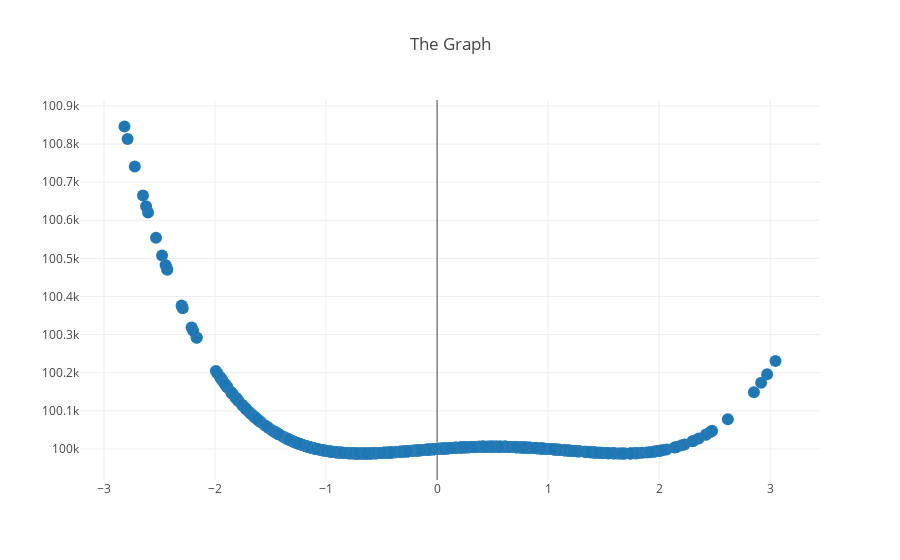

Notebook cell for this chart:
### Markdown cell above
But gradient descent can be fooled if there are more than one minimas (local minimas) , then the minima reached will depend on where B_1 is initialized. Like in the below if B_1 is **?** then it will reach global minima but if it is **?**
then it will reach local minima. Therefore random initizalization is very necessary and must be repeated at times

### Code cell
B_1 = np.random.randn(1000)
X = np.random.randn(1000)
y = [sum((100 + (b**2)*X - (b * X))**2)/100 for b in B_1] # Y = 100 + (b^2)*X
trace1 = go.Scatter(
    x=B_1,
    y=y,
    mode='markers',
    marker=dict(
        size=12,
        line=dict(
            color='rgba(217, 217, 217, 0.14)',
            width=0.5
        ),
        opacity=1
    )
)

data = [trace1]
layout = go.Layout(
    title = "The Graph",
)
fig = go.Figure(data=data, layout=layout)
iplot(fig)

### Figure 1 — Plotly figure (JSON) as saved in the notebook; plotly's stock layout.template omitted (floating-point values rounded to 4 significant figures; data arrays with more than 128 entries replaced by an {"elided": "..."} marker saying what was removed)
{"data": [{"marker": {"line": {"color": "rgba(217, 217, 217, 0.14)", "width": 0.5}, "opacity": 1, "size": 12}, "mode": "markers", "type": "scatter", "x": {"elided": "1000 float values"}, "y": {"elided": "1000 float values"}}], "layout": {"title": "The Graph"}}
